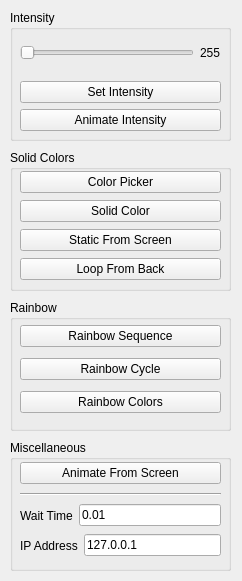
<?xml version="1.0" encoding="UTF-8"?>
<ui version="4.0">
 <class>MainWindow</class>
 <widget class="QMainWindow" name="MainWindow">
  <property name="geometry">
   <rect>
    <x>0</x>
    <y>0</y>
    <width>242</width>
    <height>581</height>
   </rect>
  </property>
  <property name="sizePolicy">
   <sizepolicy hsizetype="Fixed" vsizetype="Fixed">
    <horstretch>0</horstretch>
    <verstretch>0</verstretch>
   </sizepolicy>
  </property>
  <property name="windowTitle">
   <string>PiLights</string>
  </property>
  <widget class="QWidget" name="centralwidget">
   <widget class="QGroupBox" name="solidGroup">
    <property name="geometry">
     <rect>
      <x>10</x>
      <y>150</y>
      <width>221</width>
      <height>141</height>
     </rect>
    </property>
    <property name="title">
     <string>Solid Colors</string>
    </property>
    <widget class="QWidget" name="verticalLayoutWidget_2">
     <property name="geometry">
      <rect>
       <x>10</x>
       <y>20</y>
       <width>201</width>
       <height>112</height>
      </rect>
     </property>
     <layout class="QVBoxLayout" name="solidLayout">
      <item>
       <widget class="QPushButton" name="colorPickerButton">
        <property name="text">
         <string>Color Picker</string>
        </property>
       </widget>
      </item>
      <item>
       <widget class="QPushButton" name="solidColorButton">
        <property name="text">
         <string>Solid Color</string>
        </property>
       </widget>
      </item>
      <item>
       <widget class="QPushButton" name="fromScreenStaticButton">
        <property name="text">
         <string>Static From Screen</string>
        </property>
       </widget>
      </item>
      <item>
       <widget class="QPushButton" name="loopFromBackButton">
        <property name="text">
         <string>Loop From Back</string>
        </property>
       </widget>
      </item>
     </layout>
    </widget>
   </widget>
   <widget class="QGroupBox" name="rainbowGroup">
    <property name="geometry">
     <rect>
      <x>10</x>
      <y>300</y>
      <width>221</width>
      <height>131</height>
     </rect>
    </property>
    <property name="title">
     <string>Rainbow</string>
    </property>
    <widget class="QWidget" name="verticalLayoutWidget_3">
     <property name="geometry">
      <rect>
       <x>10</x>
       <y>20</y>
       <width>201</width>
       <height>101</height>
      </rect>
     </property>
     <layout class="QVBoxLayout" name="rainbowLayout">
      <item>
       <widget class="QPushButton" name="rainbowSequenceButton">
        <property name="text">
         <string>Rainbow Sequence</string>
        </property>
       </widget>
      </item>
      <item>
       <widget class="QPushButton" name="rainbowCycleButton">
        <property name="text">
         <string>Rainbow Cycle</string>
        </property>
       </widget>
      </item>
      <item>
       <widget class="QPushButton" name="rainbowColorsButton">
        <property name="text">
         <string>Rainbow Colors</string>
        </property>
       </widget>
      </item>
     </layout>
    </widget>
   </widget>
   <widget class="QGroupBox" name="intensityGroup">
    <property name="geometry">
     <rect>
      <x>10</x>
      <y>10</y>
      <width>221</width>
      <height>131</height>
     </rect>
    </property>
    <property name="title">
     <string>Intensity</string>
    </property>
    <widget class="QWidget" name="verticalLayoutWidget">
     <property name="geometry">
      <rect>
       <x>10</x>
       <y>20</y>
       <width>201</width>
       <height>101</height>
      </rect>
     </property>
     <layout class="QVBoxLayout" name="IntensityLayout">
      <item>
       <layout class="QHBoxLayout" name="horizontalLayout">
        <item>
         <widget class="QSlider" name="intensitySlider">
          <property name="maximum">
           <number>255</number>
          </property>
          <property name="orientation">
           <enum>Qt::Horizontal</enum>
          </property>
          <property name="tickPosition">
           <enum>QSlider::NoTicks</enum>
          </property>
         </widget>
        </item>
        <item>
         <widget class="QLabel" name="intensityLabel">
          <property name="text">
           <string>255</string>
          </property>
         </widget>
        </item>
       </layout>
      </item>
      <item>
       <widget class="QPushButton" name="intensityButton">
        <property name="text">
         <string>Set Intensity</string>
        </property>
       </widget>
      </item>
      <item>
       <widget class="QPushButton" name="animateIntensityButton">
        <property name="text">
         <string>Animate Intensity</string>
        </property>
       </widget>
      </item>
     </layout>
    </widget>
   </widget>
   <widget class="QGroupBox" name="miscGroup">
    <property name="geometry">
     <rect>
      <x>10</x>
      <y>440</y>
      <width>221</width>
      <height>131</height>
     </rect>
    </property>
    <property name="title">
     <string>Miscellaneous</string>
    </property>
    <widget class="QWidget" name="verticalLayoutWidget_4">
     <property name="geometry">
      <rect>
       <x>10</x>
       <y>19</y>
       <width>201</width>
       <height>41</height>
      </rect>
     </property>
     <layout class="QVBoxLayout" name="miscLayout">
      <item>
       <widget class="QPushButton" name="fromScreenAnimate">
        <property name="text">
         <string>Animate From Screen</string>
        </property>
       </widget>
      </item>
      <item>
       <widget class="Line" name="line">
        <property name="orientation">
         <enum>Qt::Horizontal</enum>
        </property>
       </widget>
      </item>
     </layout>
    </widget>
    <widget class="QWidget" name="horizontalLayoutWidget">
     <property name="geometry">
      <rect>
       <x>10</x>
       <y>60</y>
       <width>201</width>
       <height>31</height>
      </rect>
     </property>
     <layout class="QHBoxLayout" name="horizontalLayout_2">
      <item>
       <widget class="QLabel" name="waitLabel">
        <property name="text">
         <string>Wait Time</string>
        </property>
       </widget>
      </item>
      <item>
       <widget class="QLineEdit" name="waitLine">
        <property name="inputMask">
         <string/>
        </property>
        <property name="text">
         <string>0.01</string>
        </property>
       </widget>
      </item>
     </layout>
    </widget>
    <widget class="QWidget" name="horizontalLayoutWidget_2">
     <property name="geometry">
      <rect>
       <x>10</x>
       <y>90</y>
       <width>201</width>
       <height>31</height>
      </rect>
     </property>
     <layout class="QHBoxLayout" name="horizontalLayout_3">
      <item>
       <widget class="QLabel" name="ipLabel">
        <property name="text">
         <string>IP Address</string>
        </property>
       </widget>
      </item>
      <item>
       <widget class="QLineEdit" name="ipLine">
        <property name="text">
         <string>127.0.0.1</string>
        </property>
       </widget>
      </item>
     </layout>
    </widget>
   </widget>
  </widget>
 </widget>
 <resources/>
 <connections>
  <connection>
   <sender>intensitySlider</sender>
   <signal>valueChanged(int)</signal>
   <receiver>intensityLabel</receiver>
   <slot>setNum(int)</slot>
   <hints>
    <hint type="sourcelabel">
     <x>26</x>
     <y>54</y>
    </hint>
    <hint type="destinationlabel">
     <x>206</x>
     <y>47</y>
    </hint>
   </hints>
  </connection>
 </connections>
</ui>
